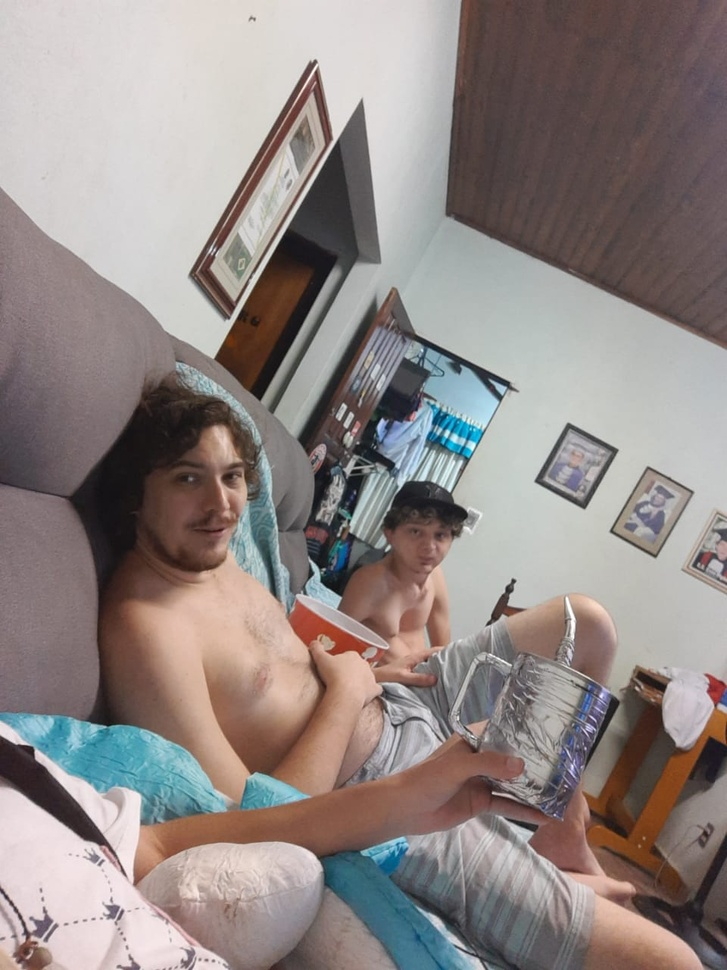
#> input picture Computacao_grafica/imgs/meus/paulo1.jpg, 727 x 970 px, shrunk from 960 x 1280 before the run
$ python Test-Matriz.py
#> lines starting #> are read from the running program, lines starting #| are printed output that depends on the picture
import numpy as np
import cv2
    #   Testando Imagns e analisando a Matriz
face_cascade = cv2.CascadeClassifier("cascade\\haarcascade_frontalface_default.xml")
eye_cascade = cv2.CascadeClassifier("cascade\\haarcascade_eye.xml")
    #   Classificador de Detection de Face/eye - Facial/olho
imagem = cv2.imread('imgs//meus//paulo1.jpg')
#> imagem is the input picture: shape (970, 727, 3); mean B, G, R 133.2, 135.6, 145.1
imagemCinza = cv2.cvtColor(imagem, cv2.COLOR_BGR2GRAY)
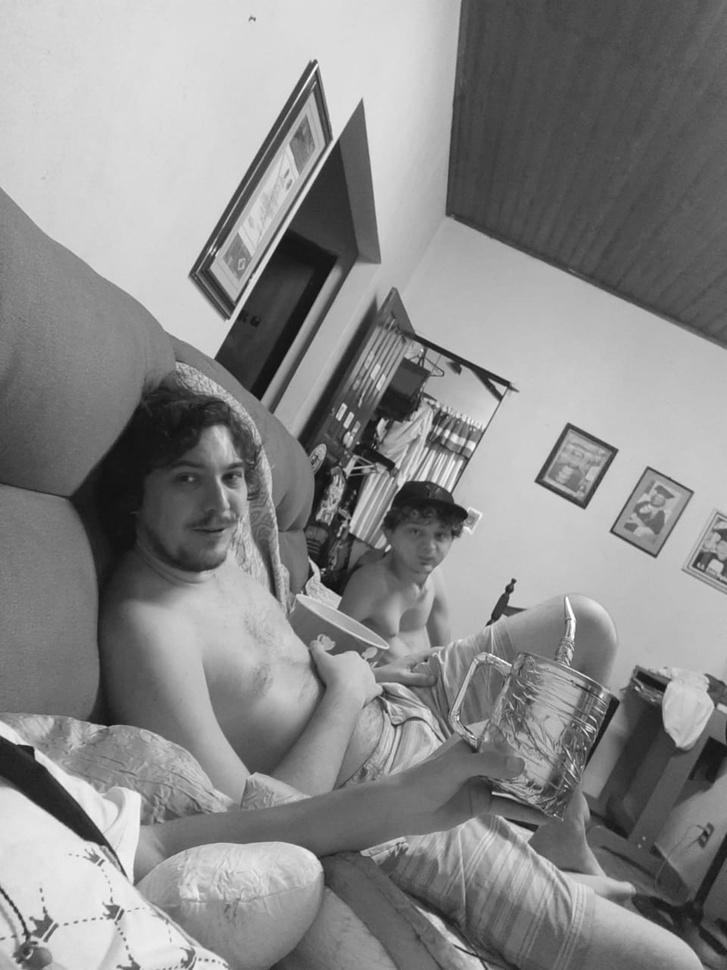
#> imagemCinza: shape (970, 727); min 13, max 255, mean 138.2

face_Detectadas = face_cascade.detectMultiScale(imagemCinza)
#> face_Detectadas = [[401, 515, 58, 58], [93, 885, 67, 67], [163, 438, 103, 103]]
eye_Detectadas = eye_cascade.detectMultiScale(imagemCinza)
#> eye_Detectadas = [[217, 465, 24, 24], [167, 461, 36, 36], [405, 522, 22, 22], [209, 455, 41, 41]]
print(len(face_Detectadas))         #   Quantas faces detectados
#| 3
print(len(eye_Detectadas))          #   Quantos olhos detectados
#| 4
print("----------------------")
print(face_Detectadas)              #   Marcação da Matriz da face detectado
#| [[401 515  58  58]
#|  [ 93 885  67  67]
#|  [163 438 103 103]]
print("----------------------")
print(eye_Detectadas)               #   Marcação da Matriz do olho
#| [[217 465  24  24]
#|  [167 461  36  36]
#|  [405 522  22  22]
#|  [209 455  41  41]]

$ run again, with Computacao_grafica/imgs/meus/eu1.jpg copied over Computacao_grafica/imgs/meus/paulo1.jpg
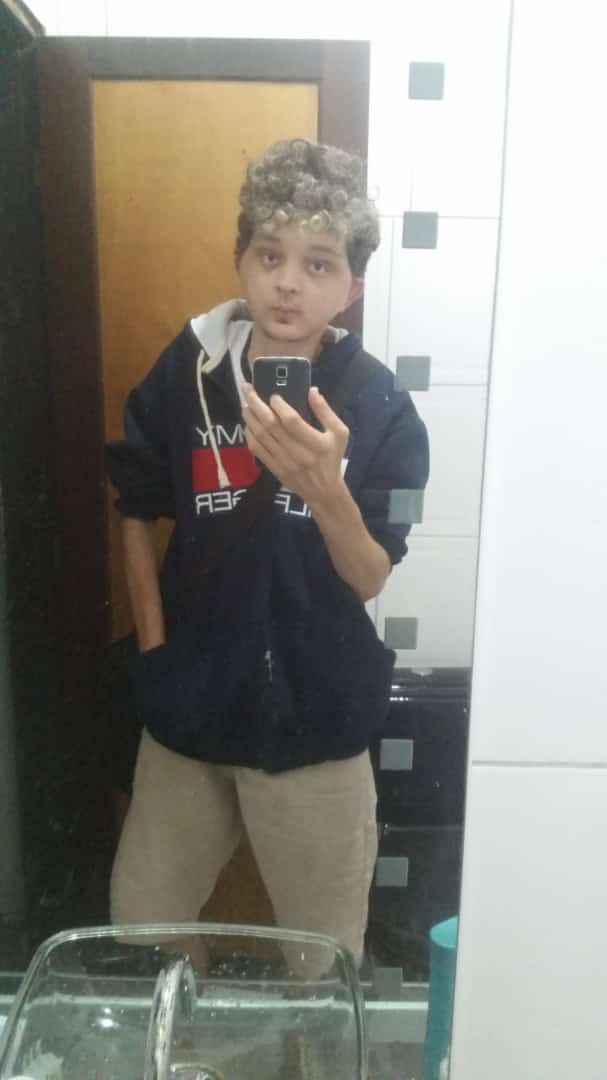
#> input picture Computacao_grafica/imgs/meus/eu1.jpg, 607 x 1080 px
#> imagem is the input picture: shape (1080, 607, 3); mean B, G, R 131.3, 138.2, 139.5
#> `imagemCinza = cv2.cvtColor(imagem, cv2.COLOR_BGR2GRAY)`:
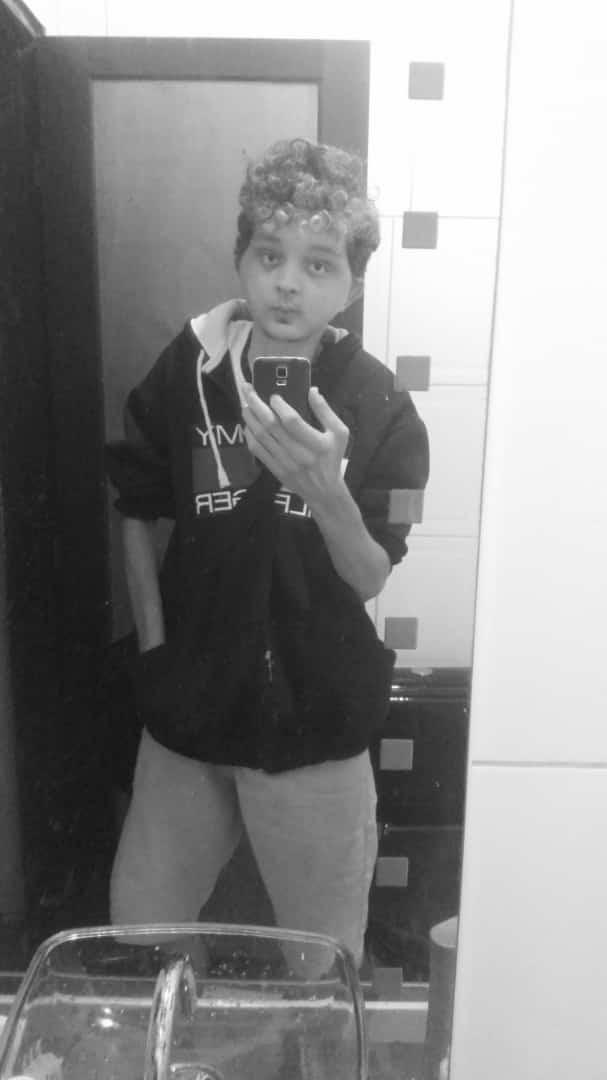
#> imagemCinza: shape (1080, 607); min 17, max 255, mean 137.8
#> face_Detectadas = [[220, 207, 144, 144]]
#> eye_Detectadas = [[251, 239, 37, 37], [299, 247, 38, 38]]
#| 1
#| 2
#| [[220 207 144 144]]
#| [[251 239  37  37]
#|  [299 247  38  38]]

$ run again, with Computacao_grafica/imgs/meus/kelly.jpg copied over Computacao_grafica/imgs/meus/paulo1.jpg
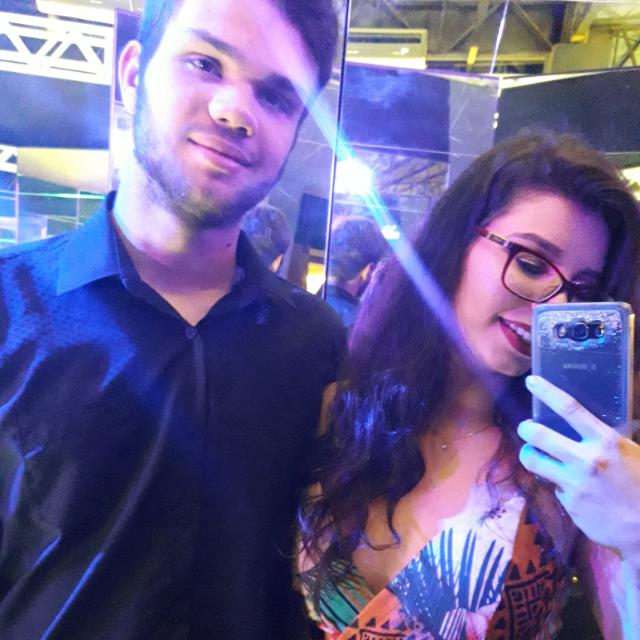
#> input picture Computacao_grafica/imgs/meus/kelly.jpg, 640 x 640 px
#> imagem is the input picture: shape (640, 640, 3); mean B, G, R 149.3, 97.6, 105.1
#> `imagemCinza = cv2.cvtColor(imagem, cv2.COLOR_BGR2GRAY)`:
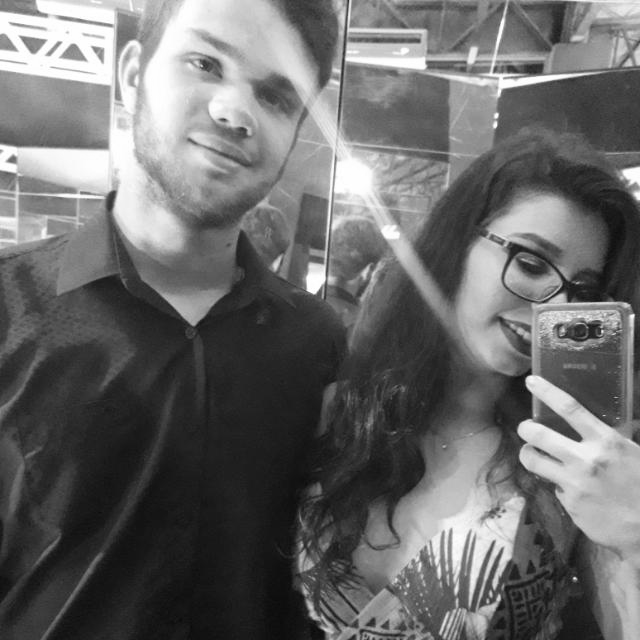
#> imagemCinza: shape (640, 640); min 8, max 255, mean 105.7
#> face_Detectadas = ()
#> eye_Detectadas = [[232, 118, 25, 25], [178, 36, 59, 59], [496, 233, 52, 52]]
#| 0
#| 3
#| [[232 118  25  25]
#|  [178  36  59  59]
#|  [496 233  52  52]]
